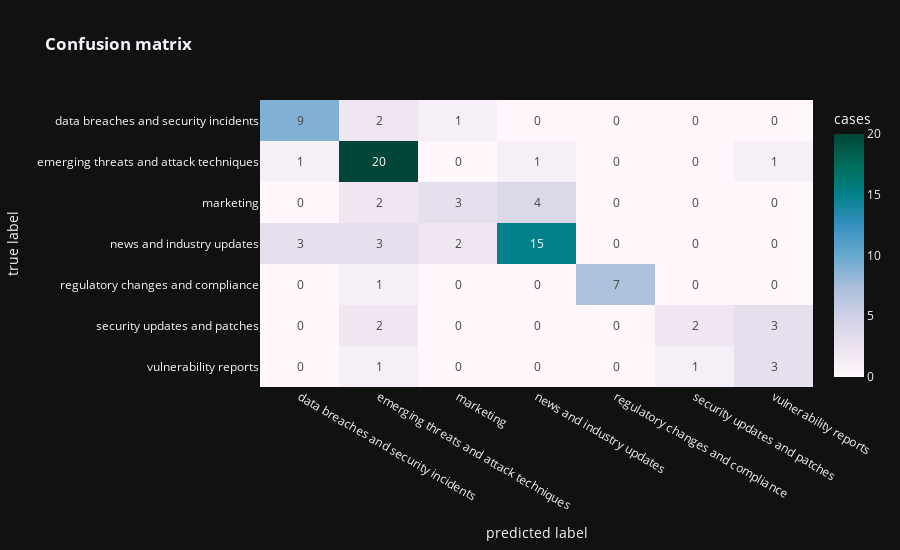
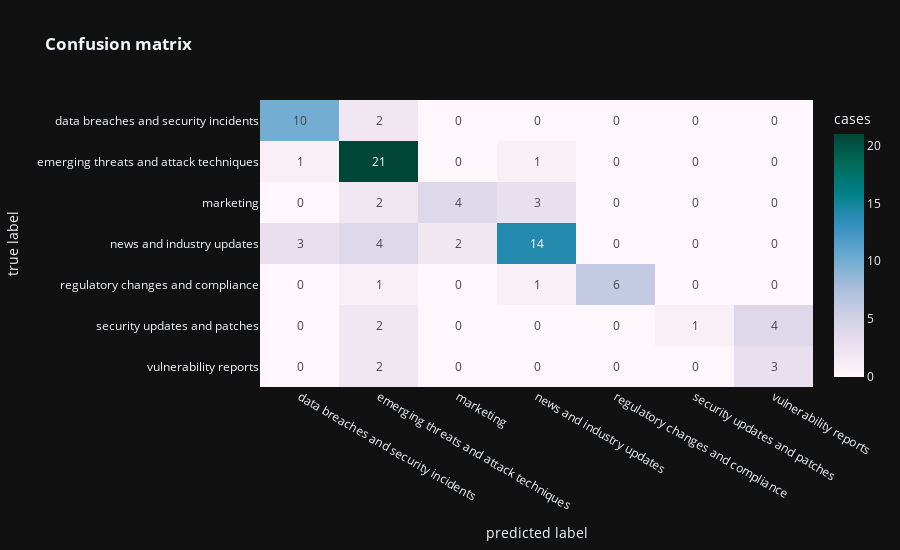

The notebook cell these images were saved under, in order:
### Code cell
X = np.stack(sdata['embeddings'].values)
y = sdata['category'].values

# Split data for training and testing
X_train, X_test, y_train, y_test = train_test_split(
    X,
    y,
    test_size=.25,
    random_state=42,
    stratify=y
)

def benchmark(clf):
    display(Markdown(clf.__class__.__name__))
    clf.fit(X_train, y_train)
    predicted = clf.predict(X_test)
    predicted_probs = clf.predict_proba(X_test)
    predicted_probs = np.divide(predicted_probs, np.sum(predicted_probs, axis=1)[:, np.newaxis])
    print(classification_report(y_test, predicted))
    loss = log_loss(y_test, predicted_probs)
    print(f"Cross-Entropy Loss / Log Loss: {loss}")
    
    cm = confusion_matrix(y_test, predicted)

    fig = px.imshow(
      cm, x = clf.classes_,
      y = clf.classes_, text_auto='d', 
      aspect="auto", 
      labels=dict(
          x="predicted label", y="true label", 
          color="cases"), 
      color_continuous_scale='pubugn',
      title = '<b>Confusion matrix</b>', height = 550)
    
    fig.show()
    
    
classifiers = {
    MLPClassifier(random_state=42),
    LogisticRegression()
}

for clf in classifiers:
    benchmark(clf)

### Figure 1 — Plotly figure (JSON) as saved in the notebook; plotly's stock layout.template omitted (floating-point values rounded to 4 significant figures)
{"data": [{"coloraxis": "coloraxis", "name": "0", "texttemplate": "%{z:d}", "x": ["data breaches and security incidents", "emerging threats and attack techniques", "marketing", "news and industry updates", "regulatory changes and compliance", "security updates and patches", "vulnerability reports"], "y": ["data breaches and security incidents", "emerging threats and attack techniques", "marketing", "news and industry updates", "regulatory changes and compliance", "security updates and patches", "vulnerability reports"], "z": [[9, 2, 1, 0, 0, 0, 0], [1, 20, 0, 1, 0, 0, 1], [0, 2, 3, 4, 0, 0, 0], [3, 3, 2, 15, 0, 0, 0], [0, 1, 0, 0, 7, 0, 0], [0, 2, 0, 0, 0, 2, 3], [0, 1, 0, 0, 0, 1, 3]], "type": "heatmap", "xaxis": "x", "yaxis": "y", "hovertemplate": "predicted label: %{x}<br>true label: %{y}<br>cases: %{z}<extra></extra>"}], "layout": {"xaxis": {"anchor": "y", "domain": [0.0, 1.0], "title": {"text": "predicted label"}}, "yaxis": {"anchor": "x", "domain": [0.0, 1.0], "autorange": "reversed", "title": {"text": "true label"}}, "coloraxis": {"colorbar": {"title": {"text": "cases"}}, "colorscale": [[0.0, "rgb(255,247,251)"], [0.125, "rgb(236,226,240)"], [0.25, "rgb(208,209,230)"], [0.375, "rgb(166,189,219)"], [0.5, "rgb(103,169,207)"], [0.625, "rgb(54,144,192)"], [0.75, "rgb(2,129,138)"], [0.875, "rgb(1,108,89)"], [1.0, "rgb(1,70,54)"]]}, "title": {"text": "<b>Confusion matrix</b>"}, "height": 550}}

### Figure 2 — Plotly figure (JSON) as saved in the notebook; plotly's stock layout.template omitted (floating-point values rounded to 4 significant figures)
{"data": [{"coloraxis": "coloraxis", "name": "0", "texttemplate": "%{z:d}", "x": ["data breaches and security incidents", "emerging threats and attack techniques", "marketing", "news and industry updates", "regulatory changes and compliance", "security updates and patches", "vulnerability reports"], "y": ["data breaches and security incidents", "emerging threats and attack techniques", "marketing", "news and industry updates", "regulatory changes and compliance", "security updates and patches", "vulnerability reports"], "z": [[10, 2, 0, 0, 0, 0, 0], [1, 21, 0, 1, 0, 0, 0], [0, 2, 4, 3, 0, 0, 0], [3, 4, 2, 14, 0, 0, 0], [0, 1, 0, 1, 6, 0, 0], [0, 2, 0, 0, 0, 1, 4], [0, 2, 0, 0, 0, 0, 3]], "type": "heatmap", "xaxis": "x", "yaxis": "y", "hovertemplate": "predicted label: %{x}<br>true label: %{y}<br>cases: %{z}<extra></extra>"}], "layout": {"xaxis": {"anchor": "y", "domain": [0.0, 1.0], "title": {"text": "predicted label"}}, "yaxis": {"anchor": "x", "domain": [0.0, 1.0], "autorange": "reversed", "title": {"text": "true label"}}, "coloraxis": {"colorbar": {"title": {"text": "cases"}}, "colorscale": [[0.0, "rgb(255,247,251)"], [0.125, "rgb(236,226,240)"], [0.25, "rgb(208,209,230)"], [0.375, "rgb(166,189,219)"], [0.5, "rgb(103,169,207)"], [0.625, "rgb(54,144,192)"], [0.75, "rgb(2,129,138)"], [0.875, "rgb(1,108,89)"], [1.0, "rgb(1,70,54)"]]}, "title": {"text": "<b>Confusion matrix</b>"}, "height": 550}}
